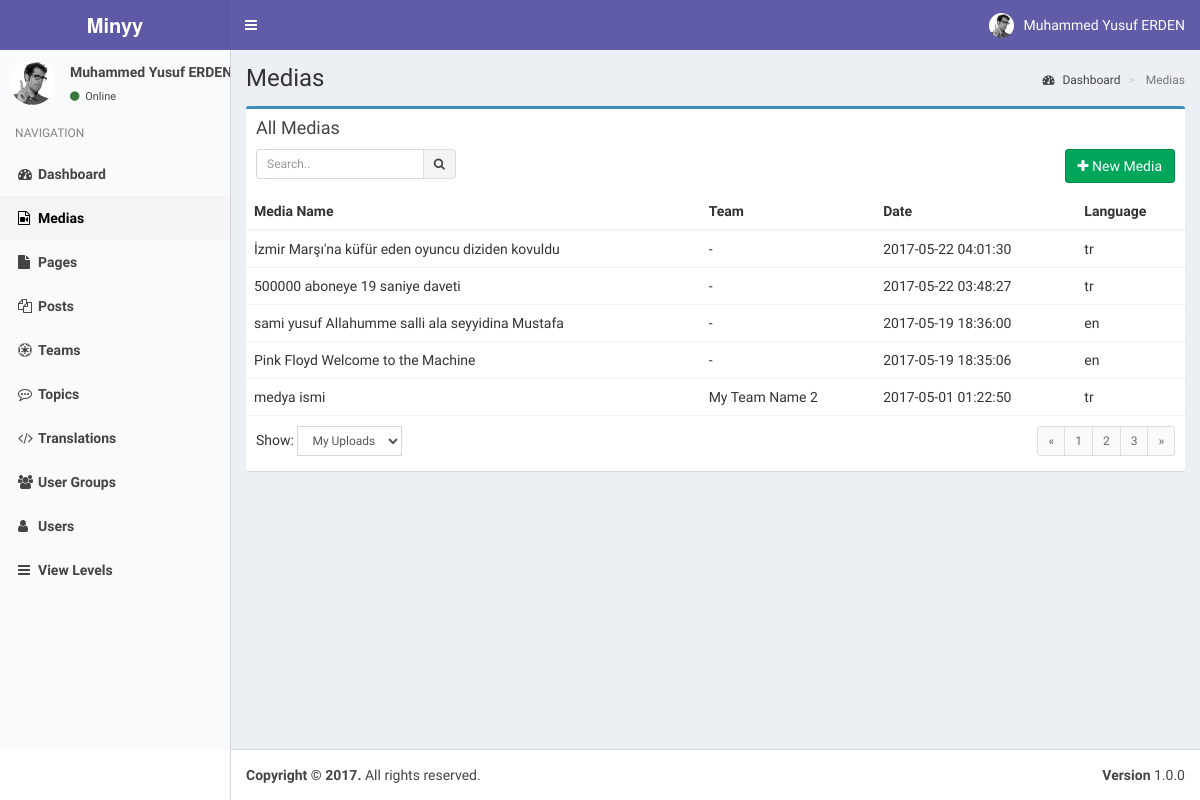
The page /index.php?controller=module&action=medias (signed in) on the database as committed earlier.
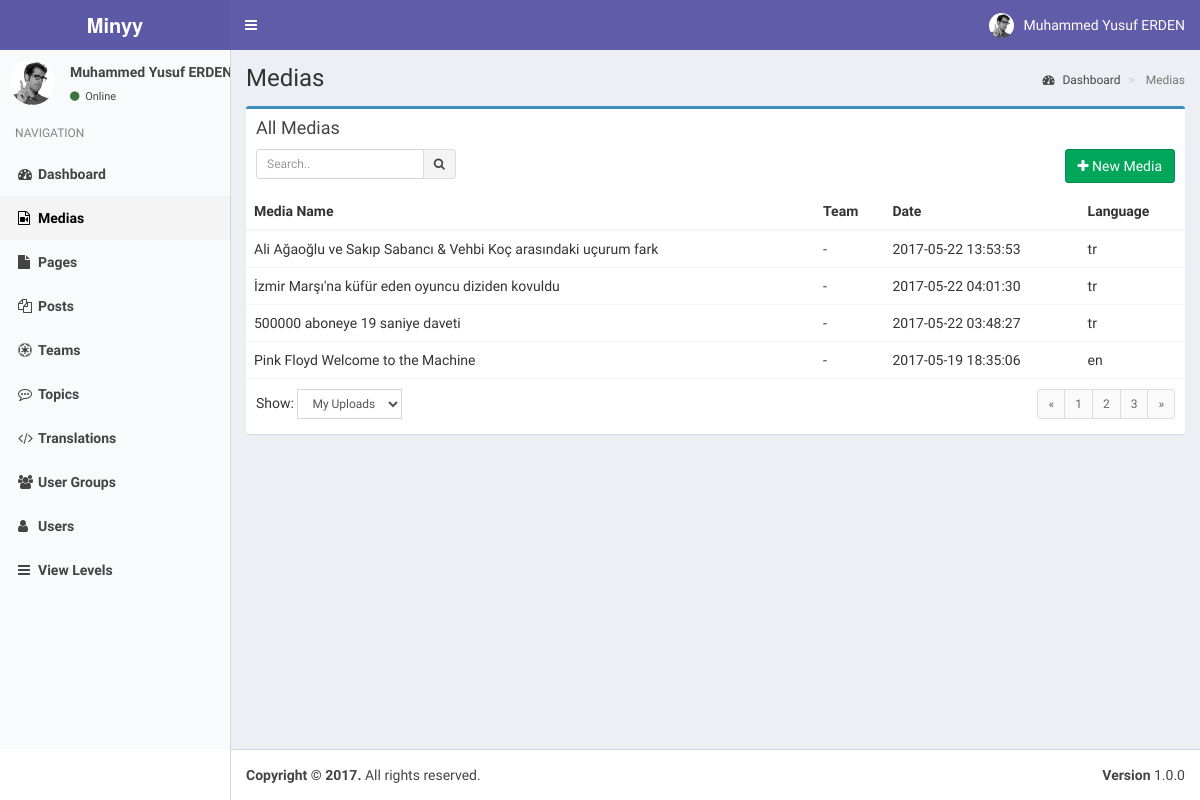
The same page on the database as committed later.
### tables this page shows
CREATE TABLE `modules` (
  `pk_module_id` int(11) NOT NULL,
  `name` varchar(20) NOT NULL,
  `icon` varchar(30) DEFAULT NULL,
  `module_key` varchar(20) NOT NULL,
  `does` text,
  `params` text
);

CREATE TABLE `medias` (
  `pk_media_id` int(11) NOT NULL,
  `name` tinytext,
  `description` text,
  `media_url` text NOT NULL,
  `media_type` varchar(12) NOT NULL,
  `thumbnail` varchar(300) DEFAULT NULL,
  `created_at` datetime NOT NULL DEFAULT CURRENT_TIMESTAMP,
  `created_by` int(11) DEFAULT NULL,
  `lang_code` varchar(8) NOT NULL,
  `pk_team_id` int(11) DEFAULT NULL
);

CREATE TABLE `teams` (
  `pk_team_id` int(11) NOT NULL,
  `name` varchar(255) NOT NULL,
  `description` text,
  `created_at` datetime NOT NULL DEFAULT CURRENT_TIMESTAMP,
  `created_by` int(11) DEFAULT NULL,
  `params` json DEFAULT NULL
);

### helpers/view_helper.php (called while the page is built, shortened)
<?php
class ViewHelper
{
    private static $__layout='public';
    public static function getView($viewFolder,$viewFile){
        Functions::requireFile('views/'.$viewFolder,$viewFile.'.php');
    }
    public static function setLayout($layout){
        self::$__layout=$layout;
    }
    public static function getHeader(){
        require_once('views/'.self::$__layout.'_header.php');
    }
}
?>

### controllers/medias_controller.php (called while the page is built, shortened)
<?php
class MediasController implements ModuleInterface
{
    public static function getList($params=array()) {
        $search_term=isset($_GET['search_term']) ? Functions::clearString($_GET['search_term']) : "";
        $order_by=isset($_GET['order_by']) && !empty($_GET['order_by']) ? strtolower(Functions::clearString($_GET['order_by'])) : "id";
        $order_dir=isset($_GET['order_dir']) && !empty($_GET['order_dir']) ? strtolower(Functions::clearString($_GET['order_dir'])) : "desc";
        $limit=isset($_GET['limit']) && !empty($_GET['limit']) ? (int) Functions::clearString($_GET['limit']) : 20;
        $page=isset($_GET['page']) && !empty($_GET['page']) ? (int) Functions::clearString($_GET['page']) : 1;
        $offset=($page-1)*$limit;
        $params=[
            "search_term"=>$search_term,
            "order_by"=>$order_by,
            "order_dir"=>$order_dir,
            "limit"=>$limit,
            "offset"=>$offset
        ];
        $objList = Medias::getObjList($params);
        ViewHelper::getView('medias','medias');
    }
}
?>

### index.php (called while the page is built, shortened)
<?php
require_once('helpers/view_helper.php');
require_once('helpers/functions_helper.php');
require_once('helpers/module_helper.php');
require_once('models/users_model.php');
require_once('models/view_levels_model.php');
require_once('models/medias_model.php');
require_once('routes.php');

### models/users_model.php (called while the page is built, shortened)
<?php
class Users implements DatabaseObject {
    public $groups;
    public function __construct($pk_user_id,$username,$password,$email,$last_visit,$fullname,$registration_date){
        $this->groups=$this->getUserGroups($pk_user_id);
        $this->modules=$this->getUserModules($pk_user_id);
    }
    public static function getObj($id){
        try{
            $db = Db::getInstance();
            $id = intval($id);
            $req = $db->prepare('SELECT * FROM users WHERE pk_user_id = :pk_user_id');
            $req->execute(array('pk_user_id' => $id));
            $obj = $req->fetch();
            if($obj){
                return new Users( $obj['pk_user_id'],
                                    $obj['username'],
                                    $obj['password'],
                                    $obj['email'],
                                    $obj['last_visit'],
                                    $obj['fullname'],
                                    $obj['registration_date']);
            }
            else{
                return [];
            }
        }
        catch (PDOException $e){
            return $e->getMessage();
        }
    }
    public function getUserGroups($id){
        try{
            $db = Db::getInstance();
            $id = intval($id);
            $req = $db->prepare('SELECT * FROM user_usergroup_map WHERE pk_user_id = :pk_user_id');
            $req->execute(array('pk_user_id' => $id));
            $list=[];
            foreach($req->fetchAll() as $obj) {
                $list[]= $obj['pk_group_id'];
            }
            return $list;
        }
        catch (PDOException $e){
            return $e->getMessage();
        }
    }
    public function getUserModules(){
        $modules=[];
        $params=[
            "search_term"=>"",
            "order_by"=>"name",
            "order_dir"=>"asc",
            "limit"=>"1000",
            "offset"=>"0"
        ];
        $viewLevels=ViewLevels::getObjList($params);
        foreach($viewLevels as $viewObj){
            $voGroups=json_decode($viewObj->groups);
            $voModules=json_decode($viewObj->modules,true);
            foreach($this->groups as $uoGroup){
                if(in_array($uoGroup,$voGroups)){
                    $keys = array_keys($voModules);
                    foreach($keys as $key){
                        if(array_key_exists($key,$modules)){
                            $temp=array_merge($modules[$key],$voModules[$key]);
                            $modules[$key]=array_unique($temp);
                        }
                        else{
                            $modules[$key]=$voModules[$key];
                        }
                    }
                }
            }
        }
        ksort($modules);
        return $modules;
    }
}

### models/view_levels_model.php (called while the page is built, shortened)
<?php
class ViewLevels implements DatabaseObject {
    public static function getObjList($params){
        $list = [];
        $order_dirs=array("desc","asc");
        $key=array_search($params["order_dir"],$order_dirs);
        $order_dir=$order_dirs[($key) ? $key : 0];
        $order_columns=array("pk_view_level_id", "title");
        $key=array_search($params["order_by"],$order_columns);
        $order_by=$order_columns[($key) ? $key : 0];
        $limit=$params["limit"] ? $params["limit"] : "20";
        $offset=$params["offset"] ? $params["offset"] : "0";
        $query="SELECT * FROM view_levels";
        $query.=" ORDER BY $order_by $order_dir LIMIT :offset , :limit";
        $db = Db::getInstance();
        $req = $db->prepare($query);
        $req->bindValue(':limit', intval($limit), PDO::PARAM_INT);
        $req->bindValue(':offset', intval($offset), PDO::PARAM_INT);
        $req->execute();
        foreach($req->fetchAll() as $obj) {
            $list[] = new ViewLevels( $obj['pk_view_level_id'],
                                $obj['title'],
                                $obj['groups'],
                                $obj['modules']);
        }
        return $list;
    }
}

### helpers/module_helper.php (called while the page is built, shortened)
<?php
class ModuleHelper
{
    public static function getModules(){
        try{
            $db = Db::getInstance();
            $req = $db->prepare('SELECT * FROM modules');
            $req->execute();
            $res=$req->fetchAll(PDO::FETCH_ASSOC);
            $returnArray=[];
            foreach($res as $obj){
                $returnArray[$obj['module_key']]=$obj;
            }
            return $returnArray;
        }
        catch(PDOException $e){
            return [];
            var_dump($e);
            die('Die...');
        }
    }
}
?>

### models/medias_model.php (called while the page is built, shortened)
<?php
    class Medias implements DatabaseObject{
        public function __construct($pk_media_id, $name, $description , $media_url, $media_type ,$created_at , $created_by , $username , $user_fullname, $lang_code , $pk_team_id , $team_name ){
            $this->pk_media_id = $pk_media_id;
            $this->name = $name;
            $this->created_at  = $created_at;
            $this->lang_code  = $lang_code;
            $this->team_name = $team_name;
            $this->subtitles=$this->getMediaSubtitles($pk_media_id);
        }
        public static function getObjList($params){
            $list = [];
            $order_dirs=array('desc','asc');
            $key=array_search($params['order_dir'],$order_dirs);
            $order_dir=$order_dirs[($key) ? $key : 0];
            $order_columns=array('pk_media_id','created_by', 'created_at', 'media_type', 'lang_code', 'pk_team_id','media_url');
            $key=array_search($params['order_by'],$order_columns);
            $order_by=$order_columns[($key) ? $key : 0];
            $limit=$params['limit'] ? $params['limit'] : '20';
            $offset=$params['offset'] ? $params['offset'] : '0';
            $query='SELECT m.*,u.username,u.fullname,t.name as team_name FROM minyy.medias as m LEFT JOIN minyy.users as u on m.created_by=u.pk_user_id LEFT JOIN minyy.teams as t on t.pk_team_id=m.pk_team_id ';
            $query.=" ORDER BY $order_by $order_dir LIMIT :offset , :limit";
            $db = Db::getInstance();
            $req = $db->prepare($query);
            $req->bindValue(':limit', intval($limit), PDO::PARAM_INT);
            $req->bindValue(':offset', intval($offset), PDO::PARAM_INT);
            $req->execute();
            foreach($req->fetchAll() as $obj) {
                $list[] = new Medias( $obj['pk_media_id'],
                                    $obj['name'],
                                    $obj['description'],
                                    $obj['media_url'],
                                    $obj['media_type'],
                                    $obj['created_at'],
                                    $obj['created_by'],
                                    $obj['username'],
                                    $obj['fullname'],
                                    $obj['lang_code'],
                                    $obj['pk_team_id'],
                                    $obj['team_name']);
            }
            return $list;
        }
        public function getMediaSubtitles($mediaId){
            try{
                $db = Db::getInstance();
                $mediaId = intval($mediaId);
                $req = $db->prepare('SELECT * FROM subtitles WHERE media_id = :media_id');
                $req->execute(array('media_id' => $mediaId));
                $list=[];
                foreach($req->fetchAll(PDO::FETCH_ASSOC) as $obj) {
                    $list[$obj['lang_code']]= $obj;
                }
                return $list;
            }
            catch (PDOException $e){
                return $e->getMessage();
            }
        }
    }
?>

### views/static/sidebar.php (shortened to what the changed rows need)
<?php
global $currentUser;
global $MODULES;
?>
<section class="sidebar">
    <ul class="sidebar-menu">
    <?php
    foreach($currentUser->modules as $module=>$moduleProps):
    ?>
    <li class="<?php echo Functions::isActive($module); ?>">
        <a href="index.php?controller=module&action=<?php echo $module; ?>"><i class="fa <?php echo $MODULES[$module]["icon"]; ?>"></i><span><?php echo $MODULES[$module]["name"]; ?></span></a>
    </li>
    <?php endforeach; ?>
    </ul>
</section>

### views/medias/medias.php (shortened to what the changed rows need)
<?php ViewHelper::getHeader(); ?>
<?php
    global $objList;
    global $params;
?>
<section class="content-header">
    <h1>
    </h1>
</section>
<section class="content">
    <div class="row">
    <div class="col-xs-12">
        <div class="box  box-primary">
                <div class="box-body no-padding">
                    <table class="table table-hover">
                        <thead>
                            <tr>
                                <th>Media Name</th>
                                <th>Team</th>
                                <th>Date</th>
                                <th>Language</th>
                            </tr>
                        </thead>
                        <tbody style="cursor: pointer;">
                            <?php $i=$params['offset']+1; foreach($objList as $media): ?>
                            <tr data-action="medias" data-id="<?php echo $media->pk_media_id; ?>">
                                <td class="has-link"><?php echo $media->name; ?></td>
                                <td class="has-link"><?php echo empty($media->pk_team_id) ? '-' : $media->team_name; ?></td>
                                <td class="has-link"><?php echo $media->created_at; ?></td>
                                <td class="has-link"><?php echo $media->lang_code; ?></td>
                            </tr>
                            <?php endforeach; ?>
                        </tbody>
                    </table>
                </div>
            </div>
        </div>
        </div>
    </div>
    </div>

Rows that differ between the two databases and show on the page:
removed medias: name "sami yusuf Allahumme salli ala seyyidina Mustafa", created_at "2017-05-19 18:36:00", lang_code "en"
removed medias: name "medya ismi", pk_team.name "My Team Name 2", created_at "2017-05-01 01:22:50", lang_code "tr"
added medias: name "Ali Ağaoğlu ve Sakıp Sabancı & Vehbi Koç arasındaki uçurum fark", created_at "2017-05-22 13:53:53", lang_code "tr"
